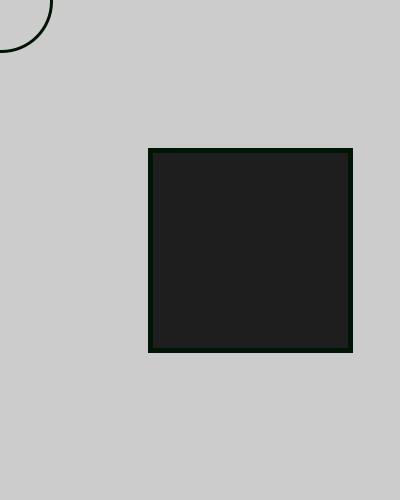
Frame 1 (no input)
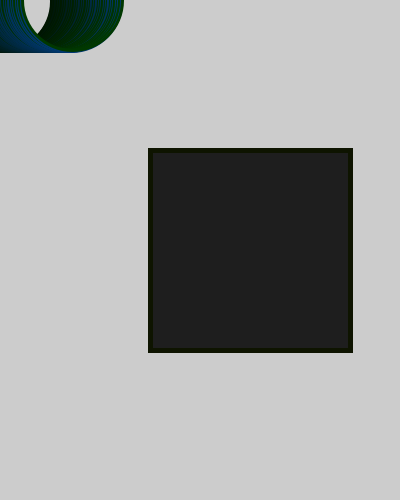
Frame 60 (the mouse pressed at the canvas centre just before this capture)
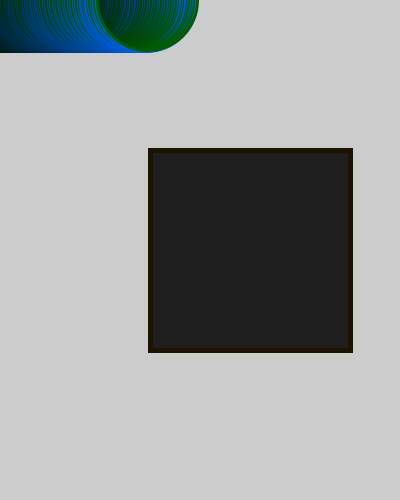
Frame 120 (the mouse held since frame 60 and released just before this capture)

The Processing sketch that drew these frames (run headless with seeded random() and noise(); from frame 60 on, the mouse is pressed at the canvas centre):

// Processing sketch: processing_43198
// ── processing_43198.pde

float x = 0;
float y = 0;
float xspeed = 1.2-(y);
float yspeed = HALF_PI;
float r = 32+.2*y;
float pee = random(10, 254);
void setup() {
  size (400, 500);
  frameRate(30);
}

void draw() {

  x = x + xspeed-(y/254);
  y = y + yspeed;

  if ((x > width) || (x < 01 )) {
    xspeed = xspeed * -1;
  }

  xspeed = Y*xspeed+(x/90000);

  //if (( y > height) || (y < 1)) {
  yspeed = yspeed *-1;
  // }

  strokeWeight(3);
  stroke(x+(y*.2)-x, y+((24-y)+(.5*x))-xspeed*3, (y*1)-(x*yspeed));
  noFill();
  // fill(20*r%y+, x*70, 50+.5*y);
  ellipse (x, y, 100, 100);

  fill(30, 30, 30);
   strokeWeight(5);
    stroke(x+(x*.2)-x, x+((24-x)+(.5*y))-xspeed*3, (y*1)-(y*yspeed));

  rect(150, 150, 200, 200);
  r = constrain(10, 1, 100);
}


void keyPressed() {
  save("doop.tiff");
}
